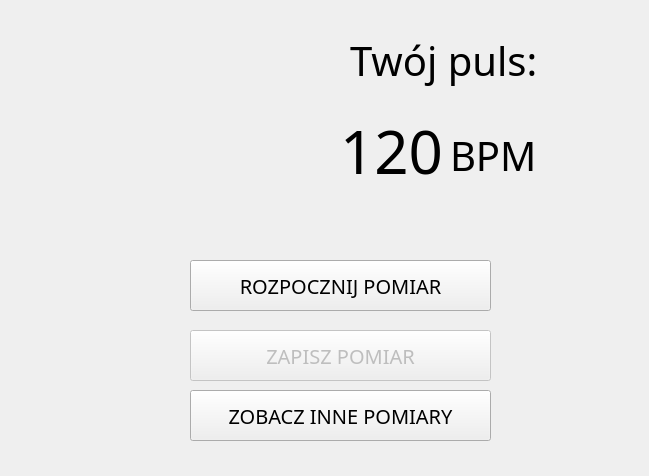
<?xml version="1.0" encoding="UTF-8"?>
<ui version="4.0">
 <class>Dialog</class>
 <widget class="QDialog" name="Dialog">
  <property name="geometry">
   <rect>
    <x>0</x>
    <y>0</y>
    <width>649</width>
    <height>476</height>
   </rect>
  </property>
  <property name="focusPolicy">
   <enum>Qt::TabFocus</enum>
  </property>
  <property name="windowTitle">
   <string>Dialog</string>
  </property>
  <widget class="QPushButton" name="b_seeothers">
   <property name="geometry">
    <rect>
     <x>190</x>
     <y>390</y>
     <width>301</width>
     <height>51</height>
    </rect>
   </property>
   <property name="font">
    <font>
     <family>Microsoft YaHei Light</family>
     <pointsize>15</pointsize>
    </font>
   </property>
   <property name="focusPolicy">
    <enum>Qt::NoFocus</enum>
   </property>
   <property name="text">
    <string>ZOBACZ INNE POMIARY</string>
   </property>
  </widget>
  <widget class="QLabel" name="label_2">
   <property name="geometry">
    <rect>
     <x>350</x>
     <y>30</y>
     <width>191</width>
     <height>61</height>
    </rect>
   </property>
   <property name="font">
    <font>
     <family>Microsoft YaHei Light</family>
     <pointsize>30</pointsize>
     <weight>50</weight>
     <bold>false</bold>
    </font>
   </property>
   <property name="text">
    <string>Twój puls:</string>
   </property>
  </widget>
  <widget class="QPushButton" name="b_save">
   <property name="enabled">
    <bool>false</bool>
   </property>
   <property name="geometry">
    <rect>
     <x>190</x>
     <y>330</y>
     <width>301</width>
     <height>51</height>
    </rect>
   </property>
   <property name="font">
    <font>
     <family>Microsoft YaHei Light</family>
     <pointsize>15</pointsize>
    </font>
   </property>
   <property name="focusPolicy">
    <enum>Qt::NoFocus</enum>
   </property>
   <property name="text">
    <string>ZAPISZ POMIAR</string>
   </property>
  </widget>
  <widget class="QLabel" name="l_puls">
   <property name="geometry">
    <rect>
     <x>340</x>
     <y>110</y>
     <width>101</width>
     <height>81</height>
    </rect>
   </property>
   <property name="font">
    <font>
     <family>Microsoft YaHei Light</family>
     <pointsize>45</pointsize>
    </font>
   </property>
   <property name="text">
    <string>120</string>
   </property>
  </widget>
  <widget class="QLabel" name="label_4">
   <property name="geometry">
    <rect>
     <x>450</x>
     <y>130</y>
     <width>91</width>
     <height>51</height>
    </rect>
   </property>
   <property name="font">
    <font>
     <family>Microsoft YaHei Light</family>
     <pointsize>30</pointsize>
     <weight>50</weight>
     <bold>false</bold>
    </font>
   </property>
   <property name="text">
    <string>BPM</string>
   </property>
  </widget>
  <widget class="QPushButton" name="b_start">
   <property name="geometry">
    <rect>
     <x>190</x>
     <y>260</y>
     <width>301</width>
     <height>51</height>
    </rect>
   </property>
   <property name="font">
    <font>
     <family>Microsoft YaHei Light</family>
     <pointsize>15</pointsize>
    </font>
   </property>
   <property name="focusPolicy">
    <enum>Qt::NoFocus</enum>
   </property>
   <property name="text">
    <string>ROZPOCZNIJ POMIAR</string>
   </property>
  </widget>
  <widget class="QLabel" name="widget">
   <property name="geometry">
    <rect>
     <x>50</x>
     <y>20</y>
     <width>165</width>
     <height>168</height>
    </rect>
   </property>
   <property name="font">
    <font>
     <family>Microsoft YaHei Light</family>
     <weight>50</weight>
     <bold>false</bold>
    </font>
   </property>
   <property name="text">
    <string/>
   </property>
  </widget>
 </widget>
 <resources/>
 <connections/>
</ui>
